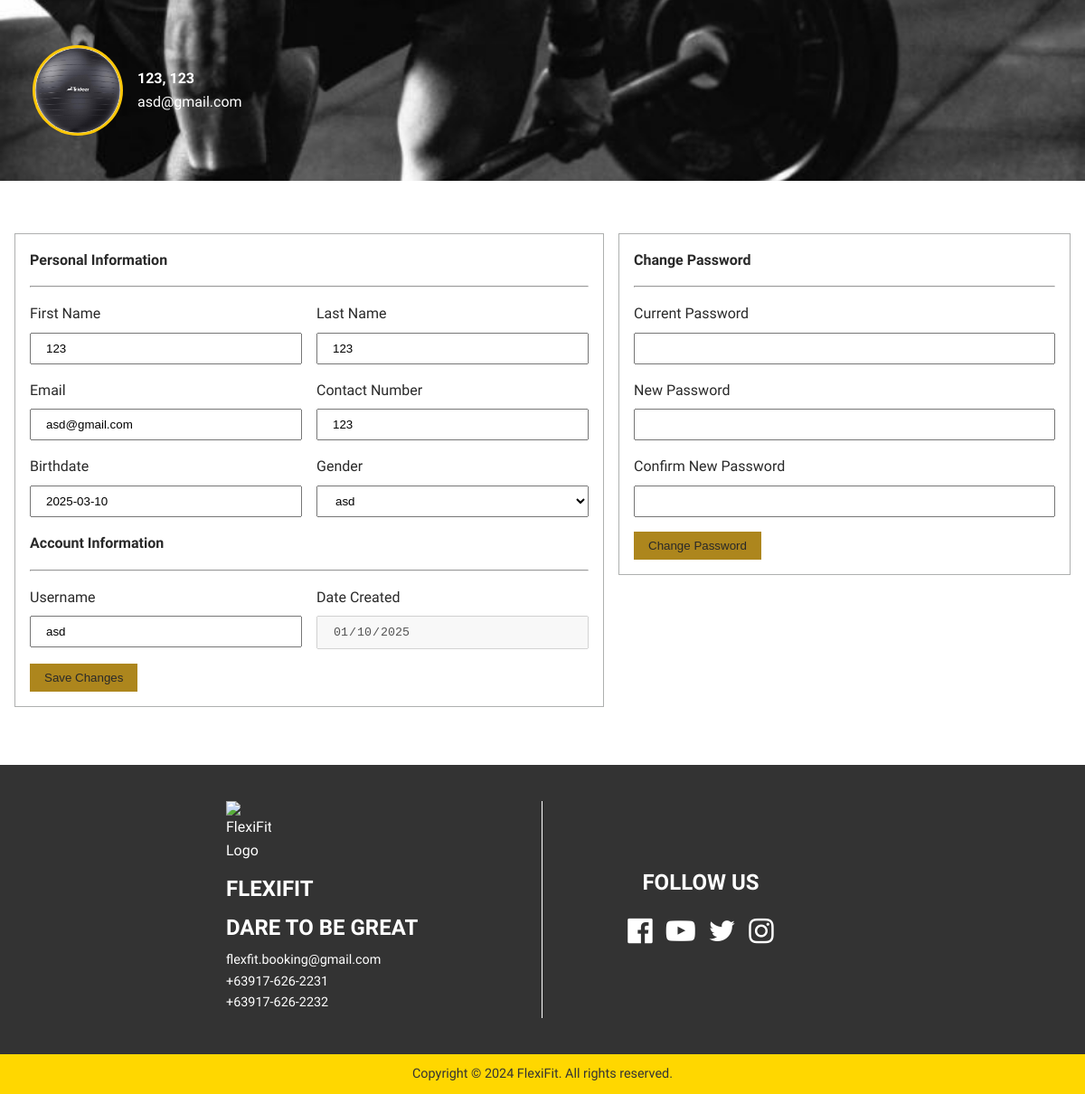
Page /profile.php (signed in) on the earlier database version.
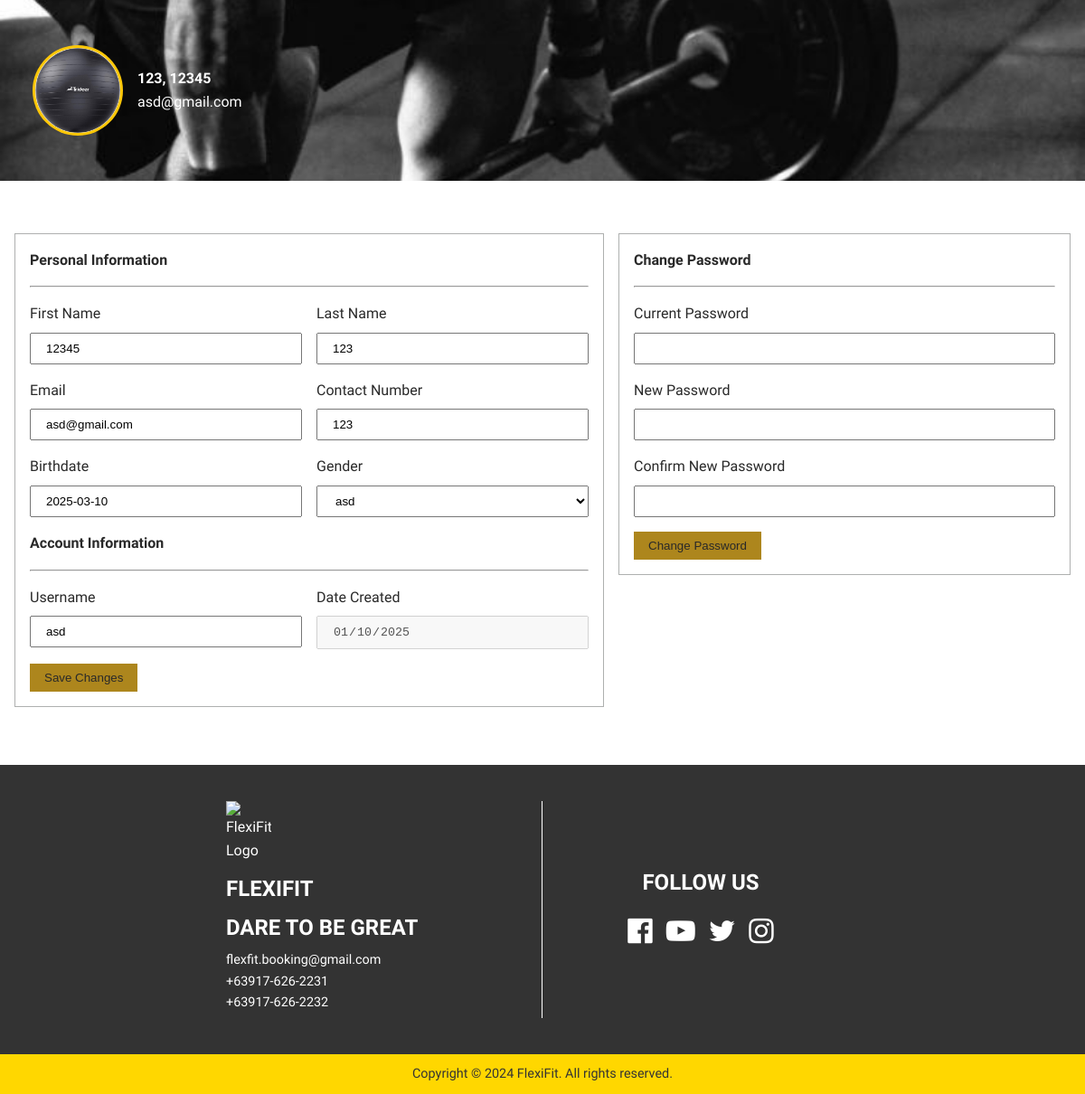
Same page on the later database version.
### tables this page shows
CREATE TABLE `user` (
  `ID` int(11) NOT NULL,
  `username` varchar(255) NOT NULL,
  `email` varchar(255) NOT NULL,
  `password` varchar(255) NOT NULL,
  `firstName` varchar(255) NOT NULL,
  `lastName` varchar(255) NOT NULL,
  `DOB` date NOT NULL,
  `contactNo` bigint(11) NOT NULL,
  `gender` varchar(255) NOT NULL,
  `profilePicUrl` varchar(500) NOT NULL,
  `dateCreated` datetime NOT NULL DEFAULT current_timestamp(),
  `dateUpdated` date NOT NULL DEFAULT current_timestamp(),
  `lastLoggedIn` date NOT NULL DEFAULT current_timestamp(),
  `role` varchar(10) NOT NULL DEFAULT 'user',
  `status` varchar(10) NOT NULL DEFAULT 'active',
  `reset_token` varchar(255) DEFAULT NULL,
  `reset_expiry` datetime DEFAULT NULL
);

### includes/profile.inc.php (called while the page is built, shortened)
<?php
class Profile
{
    private $conn;
    private $id;
    public function __construct($conn, $id)
    {
        $this->conn = $conn;
        $this->id = $id;
    }
    public function get_user_details()
    {
        $stmt = $this->conn->prepare("SELECT * FROM `user` WHERE ID = ?");
        $stmt->bind_param("i", $this->id);
        $stmt->execute();
        $result = $stmt->get_result();
        $row = $result->fetch_assoc();
        return $row;
    }
}

### profile.php (the view, shortened to what this page needs)
<?php
require_once("./includes/auth.php");
require_once("./includes/profile.inc.php");
$id = $_SESSION['id'];
$profile = new Profile($conn, $id);
$userDetails = $profile->get_user_details();
$firstName = htmlspecialchars($userDetails['firstName']);
$lastName = htmlspecialchars($userDetails['lastName']);
$email = htmlspecialchars($userDetails['email']);
$contactNumber = htmlspecialchars($userDetails['contactNo']);
$birthdate = htmlspecialchars($userDetails['DOB']);
$gender = htmlspecialchars($userDetails['gender']);
$username = htmlspecialchars($userDetails['username']);
?>
<!DOCTYPE html>
<html lang="en">
<head>
  <?php require_once "./components/global_css.php"; ?>
  <link rel="stylesheet" href="css/my-profile.css" />
</head>
<body>
  <header class="header">
    <div class="header-content">
      <div class="profile-header">
        <div class="image-container">
          <img src="./images/users/51T5RPDAS1L._AC_SL1500_.jpg" alt="User Profile Image" />
        </div>
        <div class="profile-details">
          <h4><?= "$lastName, $firstName" ?></h4>
          <p><?= $email ?></p>
        </div>
      </div>
    </div>
  </header>
  <main class="main-container">
    <br>
    <div class="user-profile-content">
      <div class="user-profile-left">
        <form action="./includes/change-user-details.php" method="POST" id="user-details-form">
          <h4>Personal Information</h4>
          <hr />
          <div class="user-details">
            <div class="half">
              <div class="input-half">
                <label>First Name</label>
                <input type="text" value="<?= $firstName ?>" name="firstName" />
              </div>
              <div class="input-half">
                <label>Last Name</label>
                <input type="text" value="<?= $lastName ?>" name="lastName" />
              </div>
            </div>
            <div class="half">
              <div class="input-half">
                <label>Email</label>
                <input type="text" value="<?= $email ?>" name="email" />
              </div>
              <div class="input-half">
                <label>Contact Number</label>
                <input type="text" value="<?= $contactNumber ?>" name="contactNumber" />
              </div>
            </div>
            <div class="half">
              <div class="input-half">
                <label>Birthdate</label>
                <input type="text" value="<?= $birthdate ?>" name="birthdate" />
              </div>
              <div class="input-half">
                <label>Gender</label>
                <select name="gender">
                  <option <?= (strtolower($gender) !== 'male' && strtolower($gender) !== 'female') ? 'selected' : '' ?>>
                    <?= $gender ?>
                  </option>
                </select>
              </div>
            </div>
          </div>
          <h4>Account Information</h4>
          <hr />
          <div class="user-details">
            <div class="half">
              <div class="input-half">
                <label>Username</label>
                <input type="text" value="<?= $username ?>" name="username" />
              </div>
              <div class="input-half">
                <label>Date Created</label>
                <input type="date" value="2025-01-10" disabled />
              </div>
            </div>
          </div>
          <button type="submit" disabled>Save Changes</button>
        </form>
      </div>
      <div class="user-profile-right">
        <form action="./includes/change-pass.php" method="POST" id="user-password-form">
          <h4>Change Password</h4>
          <hr />
          <div class="user-details">
            <div class="input-full">
              <label>Current Password</label>
              <input type="password" name="currentPassword" />
            </div>
            <div class="input-full">
              <label>New Password</label>
              <input type="password" name="newPassword" />
            </div>
            <div class="input-full">
              <label>Confirm New Password</label>
              <input type="password" name="confirmPassword" />
            </div>
            <button type="submit" disabled>Change Password</button>
          </div>
        </form>
      </div>
    </div>
  </main>
  <?php require_once "./components/footer.php"; ?>
</body>
</html>

Differences in the rows shown:
changed user "asd@gmail.com": firstName "123" → "12345"
